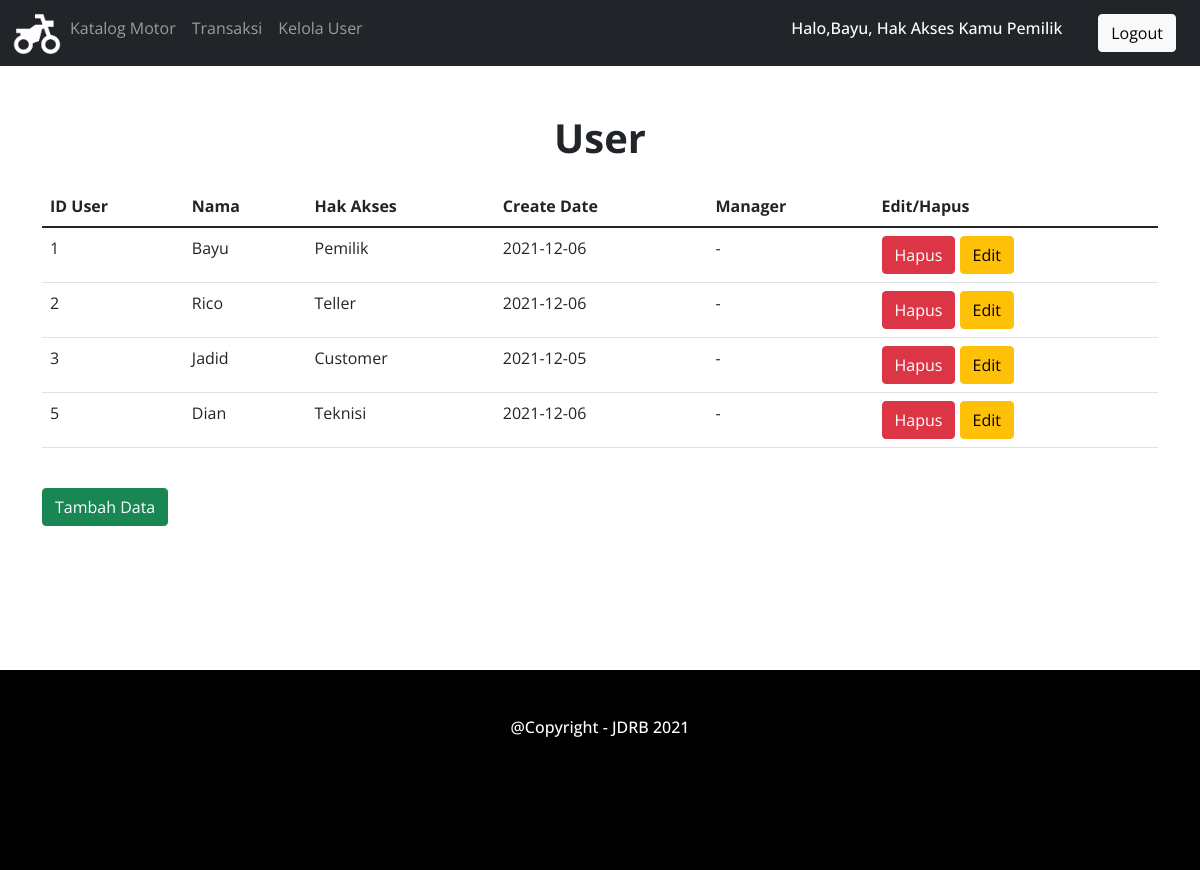
Page /home/Pemilik/user.php (signed in) on the earlier database version.
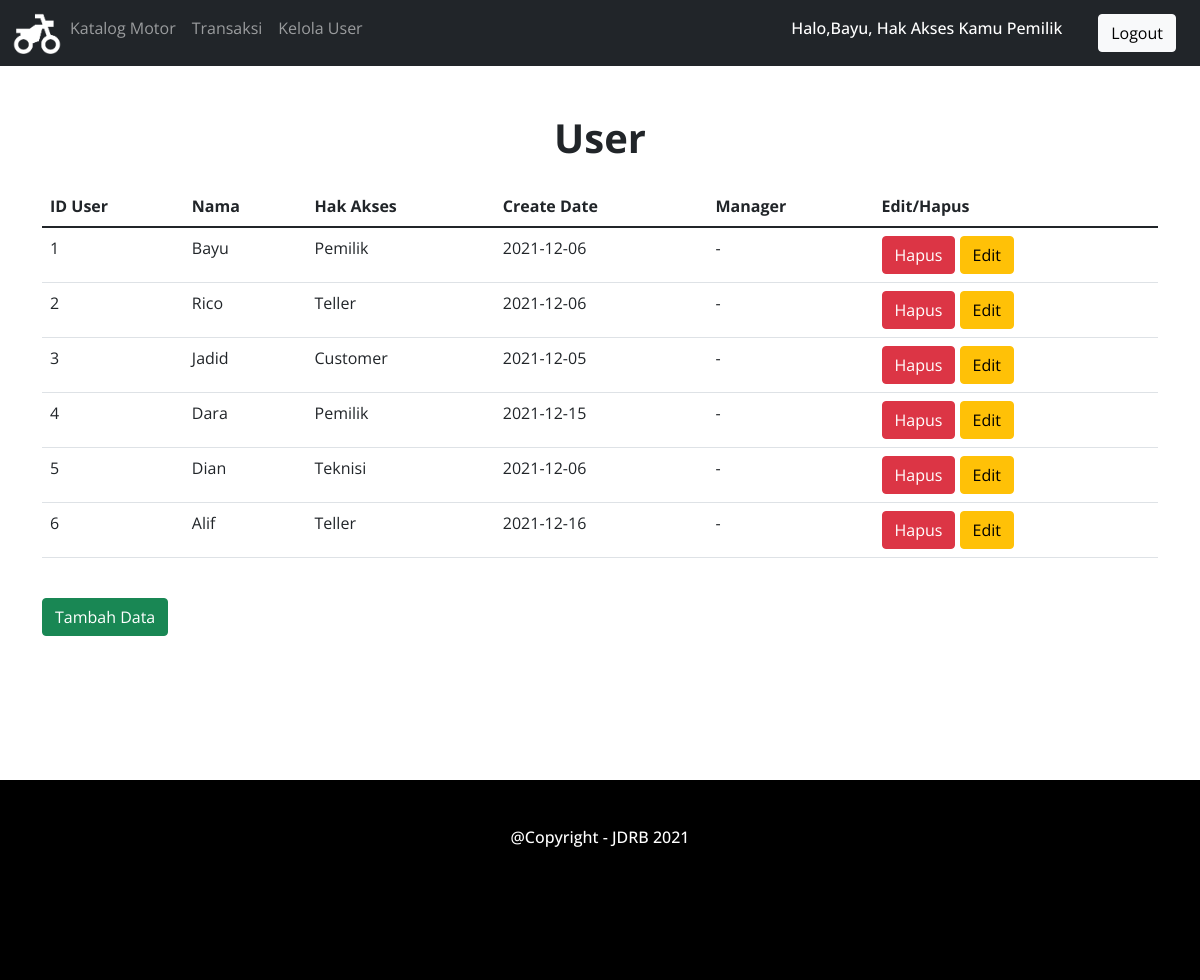
Same page on the later database version.
### tables this page shows
CREATE TABLE `user` (
  `IDUser` int(100) NOT NULL,
  `Nama` varchar(20) NOT NULL,
  `Password` varchar(100) NOT NULL,
  `Hak_Akses` varchar(100) NOT NULL,
  `Create_Date` date NOT NULL,
  `Manager` varchar(10) NOT NULL
);

### home/Pemilik/user.php (the view, shortened to what this page needs)
<!DOCTYPE html>
<html lang="en">
<head>
<link rel="stylesheet" href="../../bootstrap/css/bootstrap.min.css">
<link rel="stylesheet" href="../../style.css">
</head>
<body>
<nav class="navbar navbar-expand-sm bg-dark navbar-dark">
    <div class="container-fluid">
    <ul class="navbar-nav">
        <li class="nav-item">
            <a href="index.php"><img src="../../img/logo.png" class="logo-navbar"><a>
        </li>
        <li class="nav-item">
            <a class="nav-link" href="identitas_motor.php">Katalog Motor</a>
        </li>
        <li class="nav-item">
            <a class="nav-link" href="alert.php">Transaksi</a>
        </li>
        <li class="nav-item">
            <a class="nav-link" href="user.php">Kelola User</a>
        </li>
    </ul>
    <?php if (isset($_SESSION["Nama"])) : ?>
        <p class="h6 text-white mr-5">Halo,<?php echo $_SESSION["Nama"] ?>, Hak Akses Kamu <?php echo $_SESSION["Akses"] ?></p>
    </div>
        <a href="../../logout.php" class="btn btn-light buttonnavbar">Logout</a>
    <?php else : ?>
        <a href="../../login.php" class="btn btn-light buttonnavbar">Login</a>
    <?php endif; ?>
</nav>
<div class="header">
    <h1 class="mt-5">User</h1>
</div>
<div class="container">
	<div class="mt-4">
		<div class="table-responsive">
			<table class="table">
				<thead>
					<tr>
						<th>ID User</th>
						<th>Nama</th>
						<th>Hak Akses</th>
						<th>Create Date</th>
						<th>Manager</th>
						<th>Edit/Hapus</th>
					</tr>
				</thead>
				<tbody>
                <?php
                    include '../../koneksi.php';
                    $data=mysqli_query($koneksi,"SELECT * FROM user") or die(mysqli_error($koneksi));
                    foreach($data as $pengguna){?>
					<tr>
						<td><?php echo $pengguna['IDUser'];?></td>
						<td><?php echo $pengguna['Nama'];?></td>
						<td><?php echo $pengguna['Hak_Akses'];?></td>
						<td><?php echo $pengguna['Create_Date'];?></td>
						<td><?php echo $pengguna['Manager'];?></td>
						<td>
                            <a href="../../proses/user_delete.php?IDUser=<?php echo $pengguna['IDUser']?>" class="btn btn-danger" onclick="return confirm('Anda akan menghapus data ini ?')">Hapus</a>
                            <a href="user_update.php?IDUser=<?php echo $pengguna['IDUser']?>" class="btn btn-warning">Edit</a>
						</td>
					</tr>
                <?php }
                ?>
				</tbody>
            </table>
        </div>
    </div>
	<a class="btn btn-success my-4" href="user_create.php" >Tambah Data</a>
</div>
<footer>
    <h6 class="text-center p-5"> @Copyright - JDRB 2021</h6>
</footer>
</body>
</html>

Differences in the rows shown:
added user: IDUser "4", Nama "Dara", Hak_Akses "Pemilik", Create_Date "2021-12-15", Manager "-"
added user: IDUser "6", Nama "Alif", Hak_Akses "Teller", Create_Date "2021-12-16", Manager "-"
